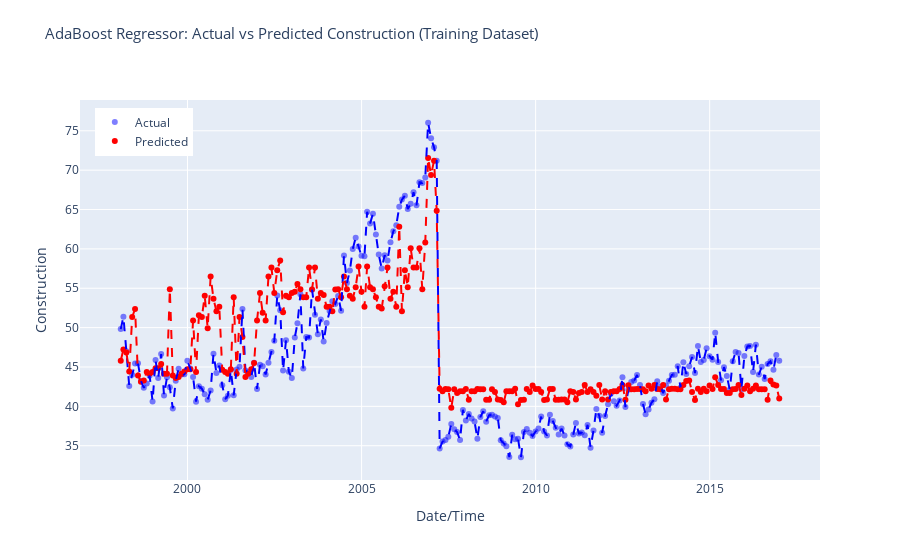

The notebook cell this image was saved under:
### Code cell
# Make predictions on the test dataset
predictions = pycr.predict_model(model_tuned, data = train_data)
predictions.head()

r2 = r2_score(predictions['Construction'], predictions['prediction_label'])
print('R-squared (R2) Score:', r2)

# Sort predictions DataFrame by index
predictions.sort_index(inplace=True)

# Create Plotly figure
fig = make_subplots(rows=1, cols=1, shared_xaxes=True, shared_yaxes=True)

# Add scatter plot for actual values
fig.add_trace(go.Scatter(x=predictions.index, y=predictions['Construction'],
                         mode='markers', marker=dict(color='blue', opacity=0.5),
                         name='Actual'), row=1, col=1)

# Add scatter plot for predicted values
fig.add_trace(go.Scatter(x=predictions.index, y=predictions['prediction_label'],
                         mode='markers', marker=dict(color='red'),
                         name='Predicted'), row=1, col=1)

# Add lines for sorted actual values
fig.add_trace(go.Scatter(x=predictions.index, y=predictions['Construction'].sort_index(),
                         mode='lines', line=dict(color='blue', dash='dash'),
                         showlegend=False), row=1, col=1)

# Add lines for sorted predicted values
fig.add_trace(go.Scatter(x=predictions.index, y=predictions['prediction_label'].sort_index(),
                         mode='lines', line=dict(color='red', dash='dash'),
                         showlegend=False), row=1, col=1)

fig.update_layout(title_text='AdaBoost Regressor: Actual vs Predicted Construction (Training Dataset)',
                  title_font_size=15, title_y=0.95,  # Adjusted title_y value
                  xaxis_title='Date/Time', yaxis_title='Construction',
                  legend=dict(x=0.02, y=0.98),
                  grid=dict(rows=1, columns=1, ygap=0.2))

# Show interactive plot
fig.show()

### Figure 1 — Plotly figure (JSON) as saved in the notebook; plotly's stock layout.template omitted (floating-point values rounded to 4 significant figures; data arrays with more than 128 entries replaced by an {"elided": "..."} marker saying what was removed)
{"data": [{"marker": {"color": "blue", "opacity": 0.5}, "mode": "markers", "name": "Actual", "type": "scatter", "x": {"elided": "228 str values"}, "xaxis": "x", "y": {"elided": "228 float values"}, "yaxis": "y"}, {"marker": {"color": "red"}, "mode": "markers", "name": "Predicted", "type": "scatter", "x": {"elided": "228 str values"}, "xaxis": "x", "y": {"elided": "228 float values"}, "yaxis": "y"}, {"line": {"color": "blue", "dash": "dash"}, "mode": "lines", "showlegend": false, "type": "scatter", "x": {"elided": "228 str values"}, "xaxis": "x", "y": {"elided": "228 float values"}, "yaxis": "y"}, {"line": {"color": "red", "dash": "dash"}, "mode": "lines", "showlegend": false, "type": "scatter", "x": {"elided": "228 str values"}, "xaxis": "x", "y": {"elided": "228 float values"}, "yaxis": "y"}], "layout": {"grid": {"columns": 1, "rows": 1, "ygap": 0.2}, "legend": {"x": 0.02, "y": 0.98}, "title": {"font": {"size": 15}, "text": "AdaBoost Regressor: Actual vs Predicted Construction (Training Dataset)", "y": 0.95}, "xaxis": {"anchor": "y", "domain": [0, 1], "title": {"text": "Date/Time"}}, "yaxis": {"anchor": "x", "domain": [0, 1], "title": {"text": "Construction"}}}}
